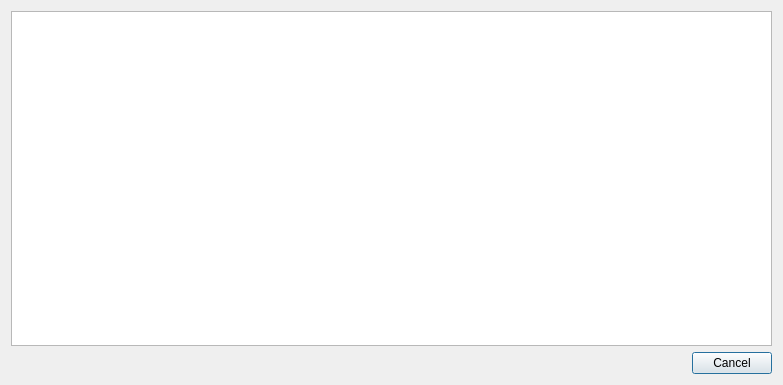
<?xml version="1.0" encoding="UTF-8"?>
<ui version="4.0">
 <class>Dialog</class>
 <widget class="QDialog" name="Dialog">
  <property name="geometry">
   <rect>
    <x>0</x>
    <y>0</y>
    <width>783</width>
    <height>385</height>
   </rect>
  </property>
  <property name="windowTitle">
   <string>RGT Command</string>
  </property>
  <layout class="QVBoxLayout" name="verticalLayout">
   <item>
    <widget class="QPlainTextEdit" name="plainTextEdit">
     <property name="lineWrapMode">
      <enum>QPlainTextEdit::WidgetWidth</enum>
     </property>
     <property name="readOnly">
      <bool>true</bool>
     </property>
    </widget>
   </item>
   <item>
    <widget class="QDialogButtonBox" name="buttonBox">
     <property name="locale">
      <locale language="English" country="UnitedStates"/>
     </property>
     <property name="orientation">
      <enum>Qt::Horizontal</enum>
     </property>
     <property name="standardButtons">
      <set>QDialogButtonBox::Cancel</set>
     </property>
    </widget>
   </item>
  </layout>
 </widget>
 <resources/>
 <connections>
  <connection>
   <sender>buttonBox</sender>
   <signal>accepted()</signal>
   <receiver>Dialog</receiver>
   <slot>accept()</slot>
   <hints>
    <hint type="sourcelabel">
     <x>248</x>
     <y>254</y>
    </hint>
    <hint type="destinationlabel">
     <x>157</x>
     <y>274</y>
    </hint>
   </hints>
  </connection>
  <connection>
   <sender>buttonBox</sender>
   <signal>rejected()</signal>
   <receiver>Dialog</receiver>
   <slot>reject()</slot>
   <hints>
    <hint type="sourcelabel">
     <x>316</x>
     <y>260</y>
    </hint>
    <hint type="destinationlabel">
     <x>286</x>
     <y>274</y>
    </hint>
   </hints>
  </connection>
 </connections>
</ui>
